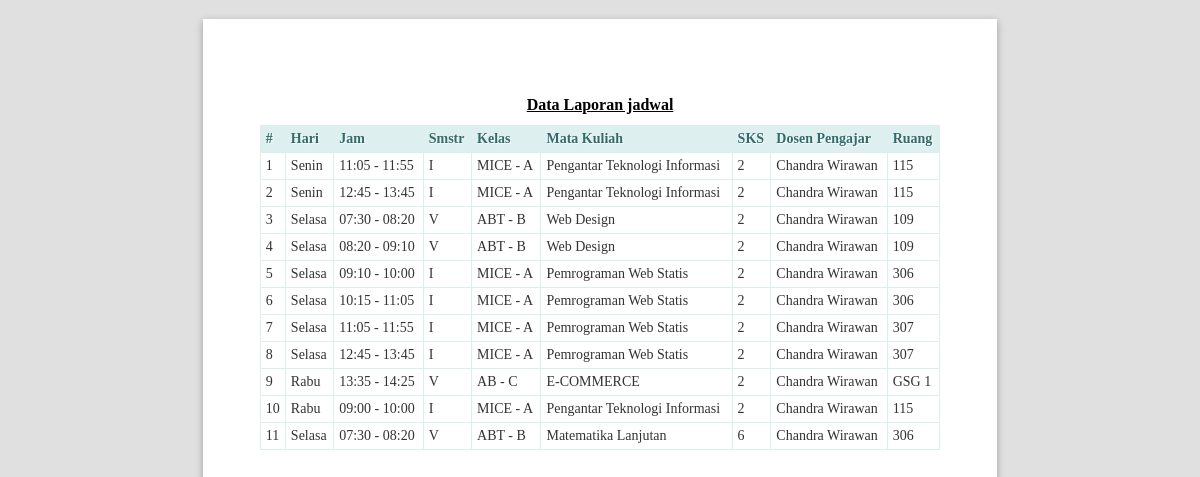
/public/jadwal/lihatlaporan (signed in), run on an earlier commit of the app's database.
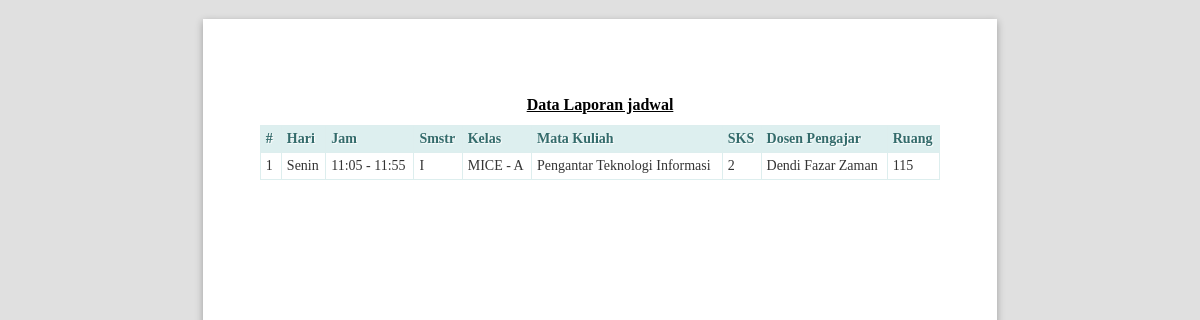
And on a later commit of the database.
### tables this page shows
CREATE TABLE `jadwal` (
  `jadwal_id` int(11) NOT NULL,
  `hari` varchar(10) NOT NULL,
  `jam_id` int(11) NOT NULL,
  `dosen_id` int(11) NOT NULL,
  `kelas_id` int(11) NOT NULL,
  `matakuliah_id` int(11) NOT NULL,
  `ruangan_id` int(11) NOT NULL
);

CREATE TABLE `jam_kuliah` (
  `jam_id` int(11) NOT NULL,
  `jamkuliah` varchar(55) NOT NULL
);

CREATE TABLE `kelas` (
  `kelas_id` int(11) NOT NULL,
  `nama_kelas` varchar(40) NOT NULL,
  `prodi_id` int(11) NOT NULL,
  `semester` varchar(10) NOT NULL,
  `Tahun_akademik` varchar(10) NOT NULL
);

CREATE TABLE `prodi` (
  `prodi_id` int(11) NOT NULL,
  `nama_prodi` varchar(35) NOT NULL
);

CREATE TABLE `matakuliah` (
  `matakuliah_id` int(11) NOT NULL,
  `nama_matakuliah` varchar(40) NOT NULL,
  `semester` varchar(10) NOT NULL,
  `sks` varchar(10) NOT NULL
);

CREATE TABLE `dosen` (
  `dosen_id` int(11) NOT NULL,
  `nama_dosen` varchar(55) NOT NULL,
  `alamat_dosen` varchar(80) NOT NULL,
  `tlp_dosen` varchar(14) NOT NULL,
  `pend_id` int(11) NOT NULL
);

CREATE TABLE `ruangan` (
  `ruangan_id` int(11) NOT NULL,
  `ruangan_nama` varchar(55) NOT NULL
);

### app/core/Controller.php (called while the page is built, shortened)
<?php
class Controller{
	public function view($view, $data = [])
	{
		require_once '../app/views/' . $view . '.php';
	}
	public function model($model)
	{
		return new $model;
	}
}

### app/controllers/Jadwal.php (called while the page is built, shortened)
<?php
class jadwal extends Controller {
	public function lihatlaporan()
	{
		$data['title'] = 'Data Laporan jadwal';
		$data['jadwal'] = $this->model('JadwalModel')->getAllJadwal();
		$data['kelas'] = $this->model('KelasModel')->getAllKelas();
		$this->view('jadwal/lihatlaporan', $data);
	}
}

### app/core/App.php (called while the page is built, shortened)
<?php
class App{
	protected $method = 'index';
	protected $params = [];
	public function __construct(){
		$url = $this->parseURL();
		if(file_exists('../app/controllers/' . $url[0] . '.php')){
			unset($url[0]);
		}
		$this->controller = new $this->controller;
		if(isset($url[1])){
			if(method_exists($this->controller, $url[1])){
				$this->method = $url[1];
			}
		}
		call_user_func_array([$this->controller, $this->method], $this->params);
	}
	public function parseURL(){
		if( isset($_GET['url'])){
			$url = rtrim($_GET['url'], '/');
			$url = filter_var($url, FILTER_SANITIZE_URL);
			$url = explode('/',$url);
			return $url;
		}
	}
}

### public/index.php (called while the page is built, shortened)
<?php
$app = new App;

### app/core/Database.php (called while the page is built, shortened)
<?php
class Database{
	private $host = DB_HOST;
	private $user = DB_USER;
	private $pass = DB_PASS;
	private $dbnm = DB_NAME;
	private $dbh;
	private $stmt;
	public function __construct()
	{
		$dsn = 'mysql:host='. $this->host .';dbname='. $this->dbnm;
		$option = [
			PDO::ATTR_PERSISTENT => true,
			PDO::ATTR_ERRMODE => PDO::ERRMODE_EXCEPTION
		];
		try{
			$this->dbh = new PDO($dsn,$this->user,$this->pass, $option);
		}catch(PDOException $e){
			die($e->getMessage());
		}
	}
	public function query($query)
	{
		$this->stmt = $this->dbh->prepare($query);
	}
	public function execute()
	{
		$this->stmt->execute();
	}
	public function resultSet()
	{
		$this->execute();
		return $this->stmt->fetchAll(PDO::FETCH_ASSOC);
	}
}

### app/models/JadwalModel.php (called while the page is built, shortened)
<?php
class JadwalModel {
	private $table = 'jadwal';
	private $db;
	public function __construct()
	{
		$this->db = new Database;
	}
	public function getAllJadwal()
	{
		$this->db->query("SELECT jadwal.*, jam_kuliah.*, dosen.*, kelas.*, matakuliah.*, ruangan.* FROM " . $this->table .
		" JOIN jam_kuliah ON jam_kuliah.jam_id = jadwal.jam_id
		JOIN dosen ON dosen.dosen_id = jadwal.dosen_id
		JOIN kelas ON kelas.kelas_id = jadwal.kelas_id
		JOIN matakuliah ON matakuliah.matakuliah_id = jadwal.matakuliah_id
		JOIN ruangan ON ruangan.ruangan_id = jadwal.ruangan_id");
		return $this->db->resultSet();
	}
}

### app/models/KelasModel.php (called while the page is built, shortened)
<?php
class KelasModel {
	private $table = 'kelas';
	private $db;
	public function __construct()
	{
		$this->db = new Database;
	}
	public function getAllKelas()
	{
		$this->db->query("SELECT kelas.*, prodi.nama_prodi FROM " . $this->table . " JOIN prodi ON prodi.prodi_id = kelas.prodi_id");
		return $this->db->resultSet();
	}
}

### app/views/jadwal/lihatlaporan.php (the view, shortened to what this page needs)
<!DOCTYPE html>
<html lang="en">
<head>
  <link rel="stylesheet" href="<?= base_url ?>/dist/js/normalize.min.css">
  <link rel="stylesheet" href="<?= base_url ?>/dist/css/paper.css">
</head>
<body class="A4 potrait">
  <section class="sheet padding-15mm">
      <h1 class="center" style="text-decoration: underline;margin-top: 20px;"><?= $data['title'] ?></h1>
      <table class="table">
      <thead>
                    <tr>
                      <th style="width: 10px">#</th>
                      <th>Hari</th>
                      <th>Jam</th>
                      <th>Smstr</th>
                      <th>Kelas</th>
                      <th>Mata Kuliah</th>
                      <th>SKS</th>
                      <th>Dosen Pengajar</th>
                      <th>Ruang</th>
                    </tr>
                  </thead>
                  <tbody>
                  <?php $no=1; ?>
                    <?php foreach ($data['jadwal'] as $row) :?>
                    <tr>
                      <td><?= $no; ?></td>
                      <td><?= $row['hari'];?></td>
                      <td><?= $row['jamkuliah'];?></td>
                      <td><?php foreach ($data['kelas'] as $row1) :?><?php if($row['kelas_id'] == $row1['kelas_id']) { echo $row1['semester'];}?><?php endforeach; ?></td>
                      <td><?php foreach ($data['kelas'] as $row1) :?><?php if($row['kelas_id'] == $row1['kelas_id']) { echo $row1['nama_prodi'];}?> <?php endforeach; ?> - <?= $row['nama_kelas'];?></td>
                      <td><?= $row['nama_matakuliah'];?></td>
                      <td><?= $row['sks'];?></td>
                      <td><?= $row['nama_dosen'];?></td>
                      <td><?= $row['ruangan_nama'];?></td>
                    </tr>
                    <?php $no++; endforeach; ?>
                  </tbody>
                </table>
  </section>
</body>
</html>

What changed in the data, as far as the page shows it:
removed jadwal: hari "Senin", jam.jamkuliah "12:45 - 13:45", kelas.nama_kelas "A", matakuliah.nama_matakuliah "Pengantar Teknologi Informasi", matakuliah.sks "2", dosen.nama_dosen "Chandra Wirawan", ruangan.ruangan_nama "115", kelas (semester "I", prodi.nama_prodi "MICE")
removed jadwal: hari "Selasa", jam.jamkuliah "07:30 - 08:20", kelas.nama_kelas "B", matakuliah.nama_matakuliah "Web Design", matakuliah.sks "2", dosen.nama_dosen "Chandra Wirawan", ruangan.ruangan_nama "109"
removed kelas: semester "V", prodi.nama_prodi "ABT"
removed jadwal: hari "Selasa", jam.jamkuliah "08:20 - 09:10", kelas.nama_kelas "B", matakuliah.nama_matakuliah "Web Design", matakuliah.sks "2", dosen.nama_dosen "Chandra Wirawan", ruangan.ruangan_nama "109"
removed jadwal: hari "Selasa", jam.jamkuliah "09:10 - 10:00", kelas.nama_kelas "A", matakuliah.nama_matakuliah "Pemrograman Web Statis", matakuliah.sks "2", dosen.nama_dosen "Chandra Wirawan", ruangan.ruangan_nama "306", kelas (semester "I", prodi.nama_prodi "MICE")
removed jadwal: hari "Selasa", jam.jamkuliah "10:15 - 11:05", kelas.nama_kelas "A", matakuliah.nama_matakuliah "Pemrograman Web Statis", matakuliah.sks "2", dosen.nama_dosen "Chandra Wirawan", ruangan.ruangan_nama "306", kelas (semester "I", prodi.nama_prodi "MICE")
removed jadwal: hari "Selasa", jam.jamkuliah "11:05 - 11:55", kelas.nama_kelas "A", matakuliah.nama_matakuliah "Pemrograman Web Statis", matakuliah.sks "2", dosen.nama_dosen "Chandra Wirawan", ruangan.ruangan_nama "307", kelas (semester "I", prodi.nama_prodi "MICE")
removed jadwal: hari "Selasa", jam.jamkuliah "12:45 - 13:45", kelas.nama_kelas "A", matakuliah.nama_matakuliah "Pemrograman Web Statis", matakuliah.sks "2", dosen.nama_dosen "Chandra Wirawan", ruangan.ruangan_nama "307", kelas (semester "I", prodi.nama_prodi "MICE")
removed jadwal: hari "Rabu", jam.jamkuliah "13:35 - 14:25", kelas.nama_kelas "C", matakuliah.nama_matakuliah "E-COMMERCE", matakuliah.sks "2", dosen.nama_dosen "Chandra Wirawan", ruangan.ruangan_nama "GSG 1"
removed kelas: semester "V", prodi.nama_prodi "AB"
removed jadwal: hari "Rabu", jam.jamkuliah "09:00 - 10:00", kelas.nama_kelas "A", matakuliah.nama_matakuliah "Pengantar Teknologi Informasi", matakuliah.sks "2", dosen.nama_dosen "Chandra Wirawan", ruangan.ruangan_nama "115", kelas (semester "I", prodi.nama_prodi "MICE")
removed jadwal: hari "Selasa", jam.jamkuliah "07:30 - 08:20", kelas.nama_kelas "B", matakuliah.nama_matakuliah "Matematika Lanjutan", matakuliah.sks "6", dosen.nama_dosen "Chandra Wirawan", ruangan.ruangan_nama "306"
changed through a linked row, jadwal "Senin": dosen.nama_dosen "Chandra Wirawan" → "Dendi Fazar Zaman"
